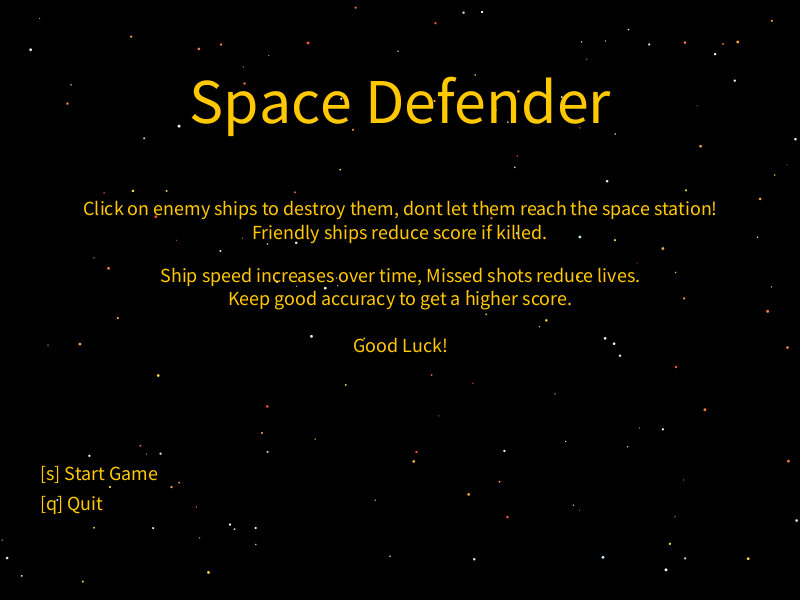
Frame 1 (no input)
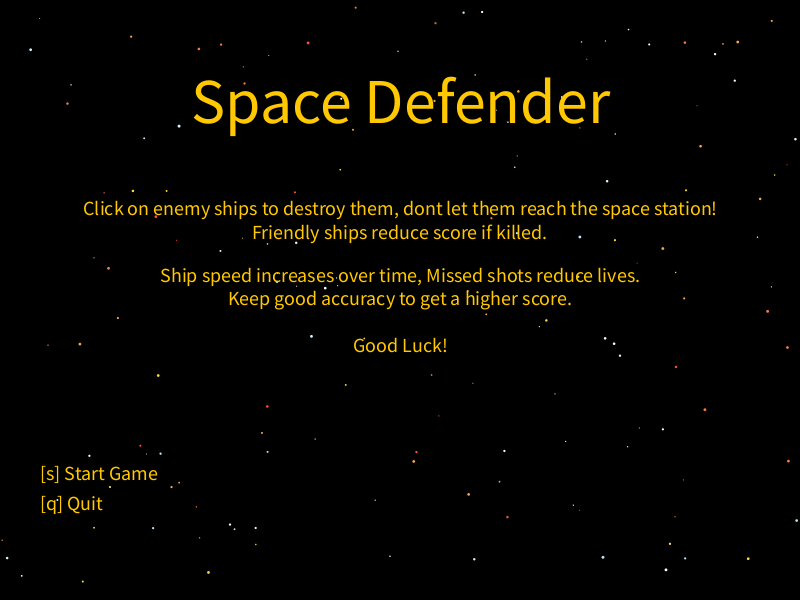
Frame 60 (the mouse pressed at the canvas centre just before this capture)
Frame 120 (the mouse held since frame 60 and released just before this capture): identical to frame 60, image omitted

The Processing sketch that drew these frames (run headless with seeded random() and noise(); from frame 60 on, the mouse is pressed at the canvas centre):

// Processing sketch: Space_Defence_Game_Simple
// ── Space_Defence_Game_Simple.pde
// ===== GAME SETTINGS ===== 
int infoAreaY = 80;
int maxLives = 5;
float stationSizeX = 140;
float stationSizeY = 80;
color stationOriginalColor = color(150, 150, 150);
float targetSizeX = 70;
float targetSizeY = 30;
float minTargetSpeed = 0.5;
int maxTargetSpeed = 5;

float xHairSizeX = 3;
float xHairSizeY = 20;
int xHairGap = 10;
color xHairColor = color(255, 255, 255);

// ===== BACKGROUND OBJECT SETTINGS =====
float lShipSizeX = 300; // 1 : 2.5 aspect ratio
float lShipSizeY = 120;
float lShipPosX;
float lShipPosY;

float rShipSizeX = 300;
float rShipSizeY = 120;
float rShipPosX;
float rShipPosY;

int starCount = 150;
float[] gStarPositionsX = new float[starCount];
float[] gStarPositionsY = new float[starCount];
float[] gStarSizes = new float[starCount];
color[] gStarColors = new color[starCount];

color[] starColors = {
  color(255, 255, 255),
  color(217, 243, 255),
  color(190, 229, 247),
  color(250, 222, 65),
  color(250, 167, 65),
  color(252, 123, 58),
  color(252, 81, 58),
};

int moonSize = 200;
int craterCount = 15;
int craterMaxSize = 40;
int craterMinSize = 10;
float moonPosX;
float moonPosY;
float[] craterPositionsX = new float[craterCount];
float[] craterPositionsY = new float[craterCount];
float[] craterSizes = new float[craterCount];

boolean lightOn = false;
int lastLightTime = millis();

// ===== CURRENT ROUND VALUES =====
int gameState = 0; // 0 == start screen, 1 = game screen, 2 = end screen
int score;
int kills;
int lives;

float shotsTaken;
float shotsHit;

int millisPassed;
int lastMilli;

float mousePosX;
float mousePosY;

float centrePosX;
float centrePosY;

float targetPosX;
float targetPosY;
float targetVelocityX;
float targetVelocityY;
int targetType; // 0 == enemy, 1 == friendly
boolean targetAlive;
float currentTargetSpeed;
color stationColor;

void setup() {
  noCursor();
  size(800, 600);
  centrePosX = width * 0.5;
  centrePosY = height * 0.5 + infoAreaY * 0.5;
  lShipPosX = 180;
  lShipPosY = 200;
  rShipPosX = width - 180;
  rShipPosY = 180;
  generateStars();
}

void draw() {
  background(0);
  drawStars();
  
  if (gameState == 2) {
    drawEndScreen();
  }
  
  if (gameState == 0) {
    drawStartScreen();
  }
  
  if (gameState == 1) {
    mousePosX = mouseX;
    mousePosY = max(mouseY, infoAreaY);
    
    if(!targetAlive) {
      spawnTarget();
    }
  
    currentTargetSpeed += 0.001; // Make the difficulty ramp up over time
    
    drawBackgroundObjects();
    runTarget();
    drawCrosshair();
    drawInfoArea();
    
    millisPassed += millis() - lastMilli;
    lastMilli = millis();
  }
}

void mousePressed() {
  if (gameState == 1) {
    shotsTaken++;
    stroke(250, 210, 0);
    strokeWeight(3);
    line(centrePosX + stationSizeX * 0.025 + 3, centrePosY - stationSizeY * 0.15 + 3, mousePosX, mousePosY);
    if (checkCollision(targetPosX, targetPosY, targetSizeX, targetSizeY, mousePosX, mousePosY)) {
      shotsHit++;
      updateScore();
      killTarget();
    } else {
      removeLives();  
    }   
  }
}


void keyPressed() {
  if (gameState == 2) {
    if (key == 'r') { // Start new round from end screen
      newRound();  
    }
    if (key == 'm') {
      gameState = 0; // Return to menu from end screen
    }
    if (key == 'q') { // Quit game from end screen
      exit();
    }
  }
  
  if(gameState == 0) {
    if (key == 'q') { // Quit game from start seceen
      exit();
    }
    if (key == 's') { // Start new round from start screen
      newRound();  
    }
  }
}

// I decided to organise my code into functions to make it easier to read and be easily expandable
// ===== GAME FUNCTIONS ===== 
void newRound() {
  score = 0;
  kills = 0;
  lives = maxLives;
  shotsTaken = 0;
  shotsHit = 0;
  millisPassed = 0;
  lastMilli = millis();
  targetAlive = false;
  stationColor = stationOriginalColor;
  generateMoon();
  currentTargetSpeed = minTargetSpeed;
  gameState = 1;
}

void endRound() {
  gameState = 2;
}

void removeLives() {
  lives--;
  stationColor = color(200, 0, 0);
  if (lives <= 0) {
    endRound();  
  }
}

void updateScore() {
  if(targetType == 0) {
    kills++;
    score += 4;
  } else {
    score --;
  }
}

void generateStars() {
  for (int i = 0; i < starCount; i++) {
    gStarPositionsX[i] = random(width);
    gStarPositionsY[i] = random(height);
    gStarColors[i] = starColors[floor(random(starColors.length))];
    gStarSizes[i] = random(1, 3);
  }
}

void generateMoon() {
  moonPosX = width * 0.85;
  moonPosY = height * 0.75;
  for (int i = 0; i < craterCount; i++) {
    float craterSize = random(craterMinSize, craterMaxSize);
    float magnitude = moonSize / random(2, 4) - craterSize / 2;
    float[] pos = vectorSetMag(random(-1, 1), random(-1, 1), magnitude);
    craterPositionsX[i] = moonPosX + pos[0];
    craterPositionsY[i] = moonPosY + pos[1];
    craterSizes[i] = craterSize;
  }
}

// Needed to make my own vector functions to avoid using PVector
float[] vectorNormalize(float x, float y) { // Converts a vector into its unit form with a magnitude of 1
  float m = vectorGetMag(x, y);
  return new float[] {x / m, y / m};
}

float vectorGetMag(float x, float y) { // Uses pythag to get the hypotenuse of the vector
  return sqrt(pow(x, 2) + pow(y, 2));  
}

float[] vectorSetMag(float x, float y, float m) { // Normalizes vector before magnitude is applied to keep correct direction
  float[] nVector = vectorNormalize(x, y);
  nVector[0] *= m;
  nVector[1] *= m;
  return nVector;
}

boolean checkCollision(float pos1X, float pos1Y, float size1X, float size1Y, float pos2X, float pos2Y, float size2X, float size2Y) {
  // if right x coord of rect 1 is less than the left x coord of rect 2 
  // or the left x coord of rect 1 is greater than the right x coord of rect 2
  if (pos1X + size1X * 0.5 < pos2X - size2X * 0.5 || pos1X - size1X * 0.5 > pos2X + size2X * 0.5) {
    return false; 
  }
  // if bottom y coord of rect 1 is less than the top y coord of rect 2
  // or the top y coord of rect 1 is greater than the bottom y coord of rect 2
  if (pos1Y + size1Y * 0.5 < pos2Y - size2Y * 0.5 || pos1Y - size1Y * 0.5 > pos2Y + size2Y * 0.5) {
    return false; 
  }
  return true;
}

boolean checkCollision(float posX, float posY, float sizeX, float sizeY, float pointX, float pointY) {
  if (pointX < posX - sizeX * 0.5 || pointX > posX + sizeX * 0.5) {
    return false;
  }
  if (pointY < posY - sizeY * 0.5 || pointY > posY + sizeY * 0.5) {
    return false;
  }
  return true;
}

boolean randomBool() {
  return boolean((int)random(2));
}

String formatMillis(int millis) {
  int seconds = millis / 1000;
  return floor(seconds / 60) + " : " + (seconds % 60) + " : " + (millis) % 1000; 
}

int calcAccuracy() {
  if (shotsTaken == 0) {
    return 0;  
  }
  return round(shotsHit / shotsTaken * 100);
}

// ===== TARGET FUNCTIONS ===== 
void spawnTarget() {

  if (randomBool()) { // Spawn along X
    
    if (randomBool()) { // Spawn on Bottom
      targetPosY = height - targetSizeY * 0.5; 
    } else { // Spawn on top
      targetPosY = infoAreaY + targetSizeY * 0.5;
    }
    targetPosX = random(targetSizeX * 0.5, width);
    
  } else { // spawn along Y
    
    if (randomBool()) {
      targetPosX = targetSizeX * 0.5; // Spawn on Left
    } else {
      targetPosX = width - targetSizeX * 0.5; // Spawn on Right
    }
    targetPosY = random(infoAreaY + targetSizeY, height - targetSizeY * 0.5);
  }

  targetType = (int)random(2);
  // Subtracts the targets position from the centre position to get the direction, uses set mag to set the speed
  float[] velocity = vectorSetMag(centrePosX - targetPosX, centrePosY - targetPosY, currentTargetSpeed);
  targetVelocityX = velocity[0];
  targetVelocityY = velocity[1];
  targetAlive = true;
}

void killTarget() {
  targetAlive = false;
}

void runTarget() {
  if (targetAlive) {
    if(checkCollision(targetPosX, targetPosY, targetSizeX, targetSizeY, centrePosX, centrePosY, stationSizeX, stationSizeY)) {
      killTarget();
      if (targetType == 0) {
        removeLives();
      }
    }
    targetPosX += targetVelocityX;
    targetPosY += targetVelocityY;
    drawTarget();
  }
}

// ===== DRAW FUNCTIONS =====
void drawStartScreen() {
  fill(255, 200, 0);
  textAlign(CENTER, CENTER);
  textSize(64);
  text("Space Defender", centrePosX, centrePosY - height * 0.4);
  textSize(20);
  text("Click on enemy ships to destroy them, dont let them reach the space station!\nFriendly ships reduce score if killed.", 
        centrePosX, centrePosY - height * 0.2);
  text("Ship speed increases over time, Missed shots reduce lives.\nKeep good accuracy to get a higher score.\n\nGood Luck!", 
        centrePosX, centrePosY - height * 0.05); 
  textAlign(LEFT);
  text("[s] Start Game", width * 0.05, height * 0.8);
  text("[q] Quit", width * 0.05, height * 0.85);
}

void drawEndScreen() {
  fill(255, 200, 0);  
  textAlign(CENTER);
  textSize(64);
  text("Game Over!", centrePosX, centrePosY - height * 0.4);
  textSize(40);
  text("Score: " + score, centrePosX, centrePosY - height * 0.3);
  text("Kills: " + kills, centrePosX, centrePosY - height * 0.2);
  text("Accuracy: " + calcAccuracy() + "%", centrePosX, centrePosY - height * 0.1);
  text("Time: " + formatMillis(millisPassed), centrePosX, centrePosY);
  text("Final Score: " + ceil(score - (score * ( 1 - (calcAccuracy() / 100.)))), centrePosX, centrePosY + height * 0.1); // Multiplies score by accuracy
  textAlign(LEFT);
  textSize(20);
  text("[r] New Round", width * 0.05, height * 0.8);
  text("[m] Title Screen", width * 0.05, height * 0.85);
  text("[q] Quit", width * 0.05, height * 0.9);
}

void drawInfoArea() {
  noStroke();
  fill(#626262);
  rect(0, 0, width, infoAreaY);
  textSize(24);
  fill(255);
  textAlign(CENTER, TOP);
  text("Space Defender", centrePosX, infoAreaY / 5);
  text(formatMillis(millisPassed), centrePosX, infoAreaY * 0.5);
  text("Score\n" + score, width * 0.05, infoAreaY / 4);
  text("Kills\n" + kills, width * 0.15, infoAreaY / 4);
  text("Accuracy\n " + calcAccuracy() + "%", width * 0.28, infoAreaY * 0.25);
  text("Lives", width * 0.85, infoAreaY / 4);
  
  drawLivesBar(width * 0.85, infoAreaY * 0.6, 20, 20, 30, lives);
}

void drawLivesBar(float posX, float posY, int sizeX, int sizeY, float iconDistance, int lives) {
  float barWidth = sizeX + iconDistance * (lives + 1);
  float barCentre = barWidth * 0.5 - (sizeX * 0.5);
  for (int i = 1; i <= lives; i++) { 
    fill(0, 255, 0);
    rect(posX - sizeX / 2 - barCentre + iconDistance * i, posY, sizeX, sizeY);
  }
}
// I find it easier to multiply coordinates rather than divide them
// These values took a lot of trial and error to find but I wanted the background objects to be scalable and positional
void drawBackgroundObjects() {
  // Space Station
  stationColor = lerpColor(stationColor, stationOriginalColor, 0.1);
  
  fill(stationColor);
  rect(centrePosX - stationSizeX * 0.5, centrePosY - stationSizeY * 0.2, stationSizeX * 0.3, stationSizeY * 0.6); // Left
  rect(centrePosX + stationSizeX * 0.3, centrePosY - stationSizeY * 0.5, stationSizeX * 0.2, stationSizeY); // Right
  fill(255);
  rect(centrePosX + stationSizeX * 0.35, centrePosY - stationSizeY * 0.4, stationSizeX * 0.1, stationSizeY * 0.8); // Right Light
  fill(stationColor);
  rect(centrePosX, centrePosY - stationSizeY * 0.2, stationSizeX * 0.1, stationSizeY * 0.2); // Middle Top
  fill(250, 210, 0);
  rect(centrePosX + stationSizeX * 0.025, centrePosY - stationSizeY * 0.15, stationSizeX * 0.05, stationSizeY * 0.1); // Laser Origin
  fill(stationColor);
  rect(centrePosX - stationSizeX * 0.45, centrePosY - stationSizeY * 0.5, stationSizeX * 0.05, stationSizeY * 0.4); // Left antenna
  
  if (millis() > lastLightTime + 1000){
    lightOn = !lightOn;
    lastLightTime = millis();
  } 
  
  if (lightOn) {
    fill(0, 255, 0);
  } else {
    fill(100, 100, 100); 
  }
  
  rect(centrePosX - stationSizeX * 0.45, centrePosY - stationSizeY * 0.5, stationSizeX * 0.05, stationSizeY * 0.1); // Left antenna Light
  fill(stationColor);
  rect(centrePosX - stationSizeX * 0.35, centrePosY - stationSizeY * 0.3, stationSizeX * 0.05, stationSizeY * 0.15); // Right antenna
  rect(centrePosX - stationSizeX * 0.2, centrePosY, stationSizeX * 0.5, stationSizeY * 0.25); // Middle Bottom
  
  for (int i = 0; i < 3; i++) { // Left Lights
    float posY = centrePosY + stationSizeY * (0.25 - i * 0.2);
    for (int k = 0; k < 3; k++) {
      float posX = centrePosX - stationSizeX * (0.275 + k * 0.1);
      fill(255);
      rect(posX, posY, stationSizeX * 0.05, stationSizeY * 0.1);
    }
  }

  // Moon
  fill(220, 220, 220);
  circle(moonPosX, moonPosY, 200);
  for (int i = 0; i < craterCount; i++) {
    fill(170, 170, 170); 
    circle(craterPositionsX[i], craterPositionsY[i], craterSizes[i]);  
  }
  
// Left Ship
  fill(140, 130, 130);
  rect(lShipPosX - lShipSizeX * 0.45, lShipPosY, lShipSizeX * 0.2, lShipSizeY * 0.3); // Back
  fill(230, 255, 255);
  rect(lShipPosX - lShipSizeX * 0.45, lShipPosY - lShipSizeY * 0.25, lShipSizeX * 0.15, lShipSizeY * 0.2); // Back Top
  rect(lShipPosX - lShipSizeX * 0.4, lShipPosY - lShipSizeY * 0.5, lShipSizeX * 0.05, lShipSizeY * 0.25); // Back Middle Top
  rect(lShipPosX - lShipSizeX * 0.35, lShipPosY - lShipSizeY * 0.5, lShipSizeX * 0.05, lShipSizeY * 0.1); // Right Top
  triangle( // Back Top
    lShipPosX - lShipSizeX * 0.45, 
    lShipPosY - lShipSizeY * 0.25,
    lShipPosX - lShipSizeX * 0.4, 
    lShipPosY - lShipSizeY * 0.5,
    lShipPosX - lShipSizeX * 0.4, 
    lShipPosY - lShipSizeY * 0.25
  );
  triangle( // Back Top
    lShipPosX - lShipSizeX * 0.35, 
    lShipPosY - lShipSizeY * 0.25,
    lShipPosX - lShipSizeX * 0.35, 
    lShipPosY - lShipSizeY * 0.5,
    lShipPosX - lShipSizeX * 0.3, 
    lShipPosY - lShipSizeY * 0.25
  );
  triangle( // Top Half
    lShipPosX - lShipSizeX * 0.5, 
    lShipPosY - lShipSizeY * 0.2,
    lShipPosX - lShipSizeX * 0.4,
    lShipPosY + lShipSizeY * 0.1,
    lShipPosX + lShipSizeX * 0.5,
    lShipPosY + lShipSizeY * 0.1
   );
  triangle( // Bottom Half
    lShipPosX - lShipSizeX * 0.5, 
    lShipPosY + lShipSizeY * 0.5,
    lShipPosX - lShipSizeX * 0.4,
    lShipPosY + lShipSizeY * 0.2,
    lShipPosX + lShipSizeX * 0.5,
    lShipPosY + lShipSizeY * 0.2
   );
  fill(140, 130, 130);
  triangle(
    lShipPosX - lShipSizeX * 0.38, 
    lShipPosY - lShipSizeY * 0.05,
    lShipPosX - lShipSizeX * 0.38, 
    lShipPosY - lShipSizeY * 0.3,
    lShipPosX - lShipSizeX * 0.12, 
    lShipPosY - lShipSizeY * 0.05
  );

  fill(140, 130, 130);
  rect(lShipPosX - lShipSizeX * 0.4, lShipPosY + lShipSizeY * 0.1, lShipSizeX * 0.8, lShipSizeY * 0.1); // Middle

  // Right Ship
  fill(230, 255, 255);
  rect(rShipPosX - rShipSizeX * 0.4, rShipPosY - rShipSizeY * 0.3, rShipSizeX * 0.12, rShipSizeY * 0.4); // Front
  rect(rShipPosX - rShipSizeX * 0.3, rShipPosY - rShipSizeY * 0.34, rShipSizeX * 0.12, rShipSizeY * 0.65); // Front - 1
  rect(rShipPosX - rShipSizeX * 0.2, rShipPosY - rShipSizeY * 0.425, rShipSizeX * 0.55, rShipSizeY * 0.85); // Middle
  rect(rShipPosX + rShipSizeX * 0.2, rShipPosY - rShipSizeY * 0.5, rShipSizeX * 0.3, rShipSizeY * 0.2); // Top Back
  rect(rShipPosX + rShipSizeX * 0.2, rShipPosY + rShipSizeY * 0.3, rShipSizeX * 0.3, rShipSizeY * 0.2); // Bottom Back
  fill(140, 130, 130);
  rect(rShipPosX - rShipSizeX * 0.5, rShipPosY - rShipSizeY * 0.25, rShipSizeX * 0.1, rShipSizeY * 0.05); // Top Antenna
  rect(rShipPosX - rShipSizeX * 0.48, rShipPosY - rShipSizeY * 0.05, rShipSizeX * 0.08, rShipSizeY * 0.05); // Middle Antenna
  rect(rShipPosX - rShipSizeX * 0.45, rShipPosY + rShipSizeY * 0.2, rShipSizeX * 0.15, rShipSizeY * 0.05); // Bottom Antenna
  rect(rShipPosX + rShipSizeX * 0.35, rShipPosY - rShipSizeY * 0.25, rShipSizeX * 0.1, rShipSizeY * 0.2); // Top Thruster
  rect(rShipPosX + rShipSizeX * 0.35, rShipPosY + rShipSizeY * 0.05, rShipSizeX * 0.1, rShipSizeY * 0.2); // Bottom Thruster
  rect(rShipPosX - rShipSizeX * 0.15, rShipPosY - rShipSizeY * 0.3, rShipSizeX * 0.4, rShipSizeY * 0.2); // Top Middle
  rect(rShipPosX - rShipSizeX * 0.15, rShipPosY + rShipSizeY * 0.1, rShipSizeX * 0.4, rShipSizeY * 0.2); // Bottom Middle
  fill(230, 255, 255);
  triangle( // Top Back
    rShipPosX + rShipSizeX * 0.35, 
    rShipPosY - rShipSizeY * 0.3,
    rShipPosX + rShipSizeX * 0.5, 
    rShipPosY - rShipSizeY * 0.3,  
    rShipPosX + rShipSizeX * 0.35, 
    rShipPosY - rShipSizeY * 0.1
  );
  triangle( // Bottom Back
    rShipPosX + rShipSizeX * 0.35, 
    rShipPosY + rShipSizeY * 0.3,
    rShipPosX + rShipSizeX * 0.5, 
    rShipPosY + rShipSizeY * 0.3,  
    rShipPosX + rShipSizeX * 0.35, 
    rShipPosY + rShipSizeY * 0.1
  );
  
  // Laser effects
  if ((int)random(101) <= 5) {
    float lShipLinePosX = random(lShipPosX - lShipSizeX * 0.5, lShipPosX + lShipSizeX * 0.5);
    float lShipLinePosY = random(lShipPosY, lShipPosY + lShipSizeY * 0.5);
    float rShipLinePosX = random(rShipPosX - rShipSizeX * 0.5, rShipPosX + rShipSizeX * 0.5); 
    float rShipLinePosY =random(rShipPosY - rShipSizeY * 0.5, rShipPosY + rShipSizeY * 0.5);
    
    stroke(0, 255, 0);
    if (randomBool()) {
      fill(255, 85, 0);
      noStroke();
      circle(lShipLinePosX, lShipLinePosY, 20);
      stroke(0, 255, 0);
    } else {
      fill(255, 85, 0);
      noStroke();
      circle(rShipLinePosX, rShipLinePosY, 20);
      stroke(255, 0, 0);
    }
    strokeWeight(3);
    line(lShipLinePosX, lShipLinePosY, rShipLinePosX, rShipLinePosY);
  }
  
}

void drawCrosshair() {
  if (checkCollision(targetPosX, targetPosY, targetSizeX, targetSizeY, mousePosX, mousePosY)) {
    if(targetType == 0) {
      xHairColor = color(255, 0, 0);
    } else {
      xHairColor = color(0, 255, 0); 
    }
  } else {
    xHairColor = color(255, 255, 255); 
  }

  stroke(xHairColor);
  strokeWeight(xHairSizeX);
  line(mousePosX - xHairGap, mousePosY, mousePosX - xHairGap - xHairSizeY, mousePosY); // Left
  line(mousePosX + xHairGap, mousePosY, mousePosX + xHairGap + xHairSizeY, mousePosY); // Right
  line(mousePosX, mousePosY - xHairGap, mousePosX, mousePosY - xHairGap - xHairSizeY); // Top  
  line(mousePosX, mousePosY + xHairGap, mousePosX, mousePosY + xHairGap + xHairSizeY); // Bottom  
  
  noFill();
  circle(mousePosX, mousePosY, xHairSizeY); // Ring
  stroke(250, 210, 0);
  strokeWeight(xHairSizeX * 2);
  point(mousePosX, mousePosY); // Centre
}

void drawStars() {
  for (int i = 0; i < starCount; i++)  {
    fill(gStarColors[i]);
    noStroke();
    circle(gStarPositionsX[i], gStarPositionsY[i], gStarSizes[i]);
  }
}

void drawTarget() {
  float posX = targetPosX;
  float posY = targetPosY;
  float sizeX = targetSizeX;
  float sizeY = targetSizeY;
  
  noStroke();
  if (targetType == 0) { // Enemy
    fill(150, 150, 150);
    triangle(
      posX - sizeX * 0.5,
      posY - sizeY * 0.2,    
      posX,
      posY - sizeY * 0.5,         
      posX + sizeX * 0.5,
      posY - sizeY * 0.2
    );
    triangle(
      posX + sizeX * 0.5,
      posY + sizeY * 0.2,  
      posX,
      posY + sizeY * 0.5,        
      posX - sizeX * 0.5,
      posY + sizeY * 0.2
    );
    rect(posX - sizeX * 0.15, posY - sizeY * 0.25, sizeX * 0.3, sizeY * 0.5);
    fill(200, 200, 200);
    circle(posX, posY, sizeY * 0.5);
    fill(255, 0, 0);
    rect(posX - sizeX * 0.05, posY - sizeY * 0.1, sizeX * 0.1, sizeY * 0.2);
  } else { // Friendly
    fill(150, 150, 150);
    ellipse(posX, posY, sizeX, sizeY);
    fill(200, 200, 200);
    rect(posX - sizeX * 0.5, posY - sizeY * 0.2, sizeX, sizeY * 0.4);
    fill(0, 255, 0);
    rect(posX - sizeX * 0.4, posY - sizeY * 0.1, sizeX * 0.2, sizeY * 0.2);    
    rect(posX - sizeX * 0.1, posY - sizeY * 0.1, sizeX * 0.2, sizeY * 0.2);
    rect(posX + sizeX * 0.2, posY - sizeY * 0.1, sizeX * 0.2, sizeY * 0.2);
  }
}
